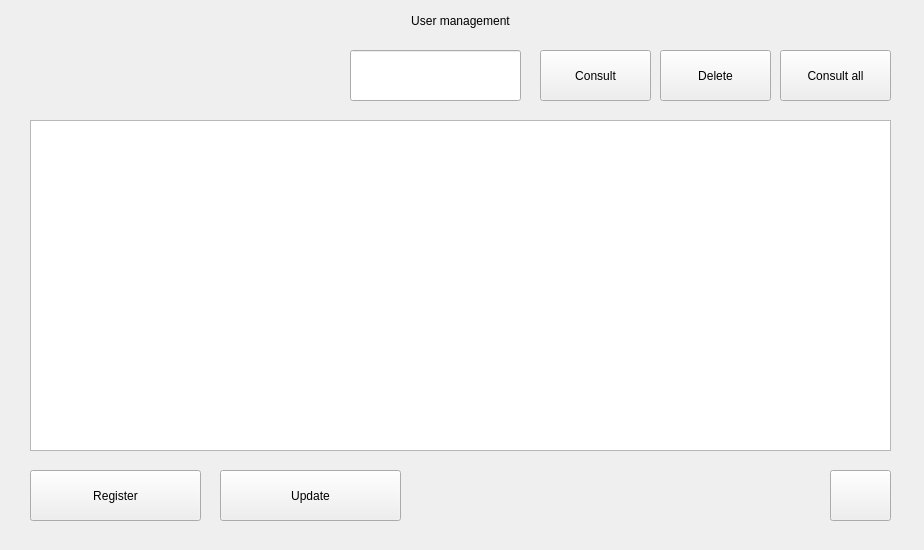
<?xml version="1.0" encoding="UTF-8"?>
<ui version="4.0">
 <class>Form</class>
 <widget class="QWidget" name="Form">
  <property name="geometry">
   <rect>
    <x>0</x>
    <y>0</y>
    <width>924</width>
    <height>550</height>
   </rect>
  </property>
  <property name="windowTitle">
   <string>Form</string>
  </property>
  <widget class="QPushButton" name="buttonRegisterUser">
   <property name="geometry">
    <rect>
     <x>30</x>
     <y>470</y>
     <width>171</width>
     <height>51</height>
    </rect>
   </property>
   <property name="text">
    <string>Register</string>
   </property>
  </widget>
  <widget class="QPushButton" name="buttonUpdateUser">
   <property name="geometry">
    <rect>
     <x>220</x>
     <y>470</y>
     <width>181</width>
     <height>51</height>
    </rect>
   </property>
   <property name="text">
    <string>Update</string>
   </property>
  </widget>
  <widget class="QPushButton" name="buttonDeleteUser">
   <property name="geometry">
    <rect>
     <x>660</x>
     <y>50</y>
     <width>111</width>
     <height>51</height>
    </rect>
   </property>
   <property name="text">
    <string>Delete</string>
   </property>
  </widget>
  <widget class="QPushButton" name="buttonConsultUser">
   <property name="geometry">
    <rect>
     <x>540</x>
     <y>50</y>
     <width>111</width>
     <height>51</height>
    </rect>
   </property>
   <property name="text">
    <string>Consult</string>
   </property>
  </widget>
  <widget class="QLabel" name="labelHeader">
   <property name="geometry">
    <rect>
     <x>-10</x>
     <y>0</y>
     <width>941</width>
     <height>41</height>
    </rect>
   </property>
   <property name="text">
    <string>User management</string>
   </property>
   <property name="alignment">
    <set>Qt::AlignCenter</set>
   </property>
  </widget>
  <widget class="QLabel" name="labelMessage">
   <property name="geometry">
    <rect>
     <x>410</x>
     <y>470</y>
     <width>401</width>
     <height>41</height>
    </rect>
   </property>
   <property name="text">
    <string/>
   </property>
   <property name="alignment">
    <set>Qt::AlignCenter</set>
   </property>
  </widget>
  <widget class="QTableWidget" name="tableWidgetUsers">
   <property name="geometry">
    <rect>
     <x>30</x>
     <y>120</y>
     <width>861</width>
     <height>331</height>
    </rect>
   </property>
  </widget>
  <widget class="QLineEdit" name="lineEditID">
   <property name="geometry">
    <rect>
     <x>350</x>
     <y>50</y>
     <width>171</width>
     <height>51</height>
    </rect>
   </property>
  </widget>
  <widget class="QPushButton" name="buttonConsultAll">
   <property name="geometry">
    <rect>
     <x>780</x>
     <y>50</y>
     <width>111</width>
     <height>51</height>
    </rect>
   </property>
   <property name="text">
    <string>Consult all</string>
   </property>
  </widget>
  <widget class="QPushButton" name="pushButtonLogout">
   <property name="geometry">
    <rect>
     <x>830</x>
     <y>470</y>
     <width>61</width>
     <height>51</height>
    </rect>
   </property>
   <property name="text">
    <string/>
   </property>
  </widget>
 </widget>
 <resources/>
 <connections/>
</ui>
